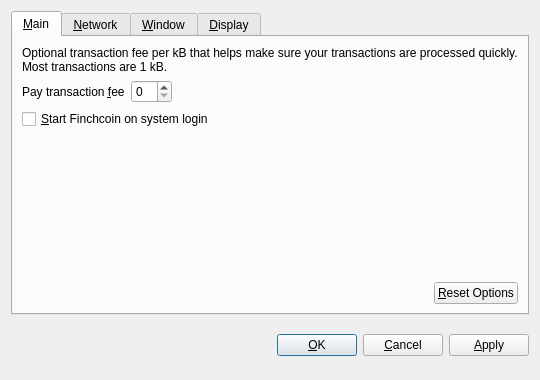
<?xml version="1.0" encoding="UTF-8"?>
<ui version="4.0">
 <class>OptionsDialog</class>
 <widget class="QDialog" name="OptionsDialog">
  <property name="geometry">
   <rect>
    <x>0</x>
    <y>0</y>
    <width>540</width>
    <height>380</height>
   </rect>
  </property>
  <property name="windowTitle">
   <string>Options</string>
  </property>
  <property name="modal">
   <bool>true</bool>
  </property>
  <layout class="QVBoxLayout" name="verticalLayout">
   <item>
    <widget class="QTabWidget" name="tabWidget">
     <property name="tabPosition">
      <enum>QTabWidget::North</enum>
     </property>
     <property name="currentIndex">
      <number>0</number>
     </property>
     <widget class="QWidget" name="tabMain">
      <attribute name="title">
       <string>&amp;Main</string>
      </attribute>
      <layout class="QVBoxLayout" name="verticalLayout_Main">
       <item>
        <widget class="QLabel" name="transactionFeeInfoLabel">
         <property name="text">
          <string>Optional transaction fee per kB that helps make sure your transactions are processed quickly. Most transactions are 1 kB.</string>
         </property>
         <property name="textFormat">
          <enum>Qt::PlainText</enum>
         </property>
         <property name="wordWrap">
          <bool>true</bool>
         </property>
        </widget>
       </item>
       <item>
        <layout class="QHBoxLayout" name="horizontalLayout_1_Main">
         <item>
          <widget class="QLabel" name="transactionFeeLabel">
           <property name="text">
            <string>Pay transaction &amp;fee</string>
           </property>
           <property name="textFormat">
            <enum>Qt::PlainText</enum>
           </property>
           <property name="buddy">
            <cstring>transactionFee</cstring>
           </property>
          </widget>
         </item>
         <item>
          <widget class="BitcoinAmountField" name="transactionFee"/>
         </item>
         <item>
          <spacer name="horizontalSpacer_1_Main">
           <property name="orientation">
            <enum>Qt::Horizontal</enum>
           </property>
           <property name="sizeHint" stdset="0">
            <size>
             <width>40</width>
             <height>20</height>
            </size>
           </property>
          </spacer>
         </item>
        </layout>
       </item>
       <item>
        <widget class="QCheckBox" name="bitcoinAtStartup">
         <property name="toolTip">
          <string>Automatically start Finchcoin after logging in to the system.</string>
         </property>
         <property name="text">
          <string>&amp;Start Finchcoin on system login</string>
         </property>
        </widget>
       </item>
       <item>
        <spacer name="verticalSpacer_Main">
         <property name="orientation">
          <enum>Qt::Vertical</enum>
         </property>
         <property name="sizeHint" stdset="0">
          <size>
           <width>20</width>
           <height>40</height>
          </size>
         </property>
        </spacer>
       </item>
       <item>
        <layout class="QHBoxLayout" name="horizontalLayout_2_Main">
         <item>
          <spacer name="horizontalSpacer_2_Main">
           <property name="orientation">
            <enum>Qt::Horizontal</enum>
           </property>
           <property name="sizeHint" stdset="0">
            <size>
             <width>40</width>
             <height>20</height>
            </size>
           </property>
          </spacer>
         </item>
         <item>
          <widget class="QPushButton" name="resetButton">
           <property name="toolTip">
            <string>Reset all client options to default.</string>
           </property>
           <property name="text">
            <string>&amp;Reset Options</string>
           </property>
           <property name="autoDefault">
            <bool>false</bool>
           </property>
          </widget>
         </item>
        </layout>
       </item>
      </layout>
     </widget>
     <widget class="QWidget" name="tabNetwork">
      <attribute name="title">
       <string>&amp;Network</string>
      </attribute>
      <layout class="QVBoxLayout" name="verticalLayout_Network">
       <item>
        <widget class="QCheckBox" name="mapPortUpnp">
         <property name="toolTip">
          <string>Automatically open the Finchcoin client port on the router. This only works when your router supports UPnP and it is enabled.</string>
         </property>
         <property name="text">
          <string>Map port using &amp;UPnP</string>
         </property>
        </widget>
       </item>
       <item>
        <widget class="QCheckBox" name="connectSocks">
         <property name="toolTip">
          <string>Connect to the Finchcoin network through a SOCKS proxy (e.g. when connecting through Tor).</string>
         </property>
         <property name="text">
          <string>&amp;Connect through SOCKS proxy:</string>
         </property>
        </widget>
       </item>
       <item>
        <layout class="QHBoxLayout" name="horizontalLayout_Network">
         <item>
          <widget class="QLabel" name="proxyIpLabel">
           <property name="text">
            <string>Proxy &amp;IP:</string>
           </property>
           <property name="textFormat">
            <enum>Qt::PlainText</enum>
           </property>
           <property name="buddy">
            <cstring>proxyIp</cstring>
           </property>
          </widget>
         </item>
         <item>
          <widget class="QValidatedLineEdit" name="proxyIp">
           <property name="maximumSize">
            <size>
             <width>140</width>
             <height>16777215</height>
            </size>
           </property>
           <property name="toolTip">
            <string>IP address of the proxy (e.g. 127.0.0.1)</string>
           </property>
          </widget>
         </item>
         <item>
          <widget class="QLabel" name="proxyPortLabel">
           <property name="text">
            <string>&amp;Port:</string>
           </property>
           <property name="textFormat">
            <enum>Qt::PlainText</enum>
           </property>
           <property name="buddy">
            <cstring>proxyPort</cstring>
           </property>
          </widget>
         </item>
         <item>
          <widget class="QLineEdit" name="proxyPort">
           <property name="maximumSize">
            <size>
             <width>55</width>
             <height>16777215</height>
            </size>
           </property>
           <property name="toolTip">
            <string>Port of the proxy (e.g. 9050)</string>
           </property>
          </widget>
         </item>
         <item>
          <widget class="QLabel" name="socksVersionLabel">
           <property name="text">
            <string>SOCKS &amp;Version:</string>
           </property>
           <property name="textFormat">
            <enum>Qt::PlainText</enum>
           </property>
           <property name="buddy">
            <cstring>socksVersion</cstring>
           </property>
          </widget>
         </item>
         <item>
          <widget class="QValueComboBox" name="socksVersion">
           <property name="toolTip">
            <string>SOCKS version of the proxy (e.g. 5)</string>
           </property>
          </widget>
         </item>
         <item>
          <spacer name="horizontalSpacer_Network">
           <property name="orientation">
            <enum>Qt::Horizontal</enum>
           </property>
           <property name="sizeHint" stdset="0">
            <size>
             <width>40</width>
             <height>20</height>
            </size>
           </property>
          </spacer>
         </item>
        </layout>
       </item>
       <item>
        <spacer name="verticalSpacer_Network">
         <property name="orientation">
          <enum>Qt::Vertical</enum>
         </property>
         <property name="sizeHint" stdset="0">
          <size>
           <width>20</width>
           <height>40</height>
          </size>
         </property>
        </spacer>
       </item>
      </layout>
     </widget>
     <widget class="QWidget" name="tabWindow">
      <attribute name="title">
       <string>&amp;Window</string>
      </attribute>
      <layout class="QVBoxLayout" name="verticalLayout_Window">
       <item>
        <widget class="QCheckBox" name="minimizeToTray">
         <property name="toolTip">
          <string>Show only a tray icon after minimizing the window.</string>
         </property>
         <property name="text">
          <string>&amp;Minimize to the tray instead of the taskbar</string>
         </property>
        </widget>
       </item>
       <item>
        <widget class="QCheckBox" name="minimizeOnClose">
         <property name="toolTip">
          <string>Minimize instead of exit the application when the window is closed. When this option is enabled, the application will be closed only after selecting Quit in the menu.</string>
         </property>
         <property name="text">
          <string>M&amp;inimize on close</string>
         </property>
        </widget>
       </item>
       <item>
        <spacer name="verticalSpacer_Window">
         <property name="orientation">
          <enum>Qt::Vertical</enum>
         </property>
         <property name="sizeHint" stdset="0">
          <size>
           <width>20</width>
           <height>40</height>
          </size>
         </property>
        </spacer>
       </item>
      </layout>
     </widget>
     <widget class="QWidget" name="tabDisplay">
      <attribute name="title">
       <string>&amp;Display</string>
      </attribute>
      <layout class="QVBoxLayout" name="verticalLayout_Display">
       <item>
        <layout class="QHBoxLayout" name="horizontalLayout_1_Display">
         <item>
          <widget class="QLabel" name="langLabel">
           <property name="text">
            <string>User Interface &amp;language:</string>
           </property>
           <property name="textFormat">
            <enum>Qt::PlainText</enum>
           </property>
           <property name="buddy">
            <cstring>lang</cstring>
           </property>
          </widget>
         </item>
         <item>
          <widget class="QValueComboBox" name="lang">
           <property name="toolTip">
            <string>The user interface language can be set here. This setting will take effect after restarting Finchcoin.</string>
           </property>
          </widget>
         </item>
        </layout>
       </item>
       <item>
        <layout class="QHBoxLayout" name="horizontalLayout_2_Display">
         <item>
          <widget class="QLabel" name="unitLabel">
           <property name="text">
            <string>&amp;Unit to show amounts in:</string>
           </property>
           <property name="textFormat">
            <enum>Qt::PlainText</enum>
           </property>
           <property name="buddy">
            <cstring>unit</cstring>
           </property>
          </widget>
         </item>
         <item>
          <widget class="QValueComboBox" name="unit">
           <property name="toolTip">
            <string>Choose the default subdivision unit to show in the interface and when sending coins.</string>
           </property>
          </widget>
         </item>
        </layout>
       </item>
       <item>
        <widget class="QCheckBox" name="displayAddresses">
         <property name="toolTip">
          <string>Whether to show Finchcoin addresses in the transaction list or not.</string>
         </property>
         <property name="text">
          <string>&amp;Display addresses in transaction list</string>
         </property>
        </widget>
       </item>
       <item>
        <spacer name="verticalSpacer_Display">
         <property name="orientation">
          <enum>Qt::Vertical</enum>
         </property>
         <property name="sizeHint" stdset="0">
          <size>
           <width>20</width>
           <height>40</height>
          </size>
         </property>
        </spacer>
       </item>
      </layout>
     </widget>
    </widget>
   </item>
   <item>
    <layout class="QHBoxLayout" name="horizontalLayout_Buttons">
     <item>
      <spacer name="horizontalSpacer_1">
       <property name="orientation">
        <enum>Qt::Horizontal</enum>
       </property>
       <property name="sizeHint" stdset="0">
        <size>
         <width>40</width>
         <height>48</height>
        </size>
       </property>
      </spacer>
     </item>
     <item>
      <widget class="QLabel" name="statusLabel">
       <property name="font">
        <font>
         <weight>75</weight>
         <bold>true</bold>
        </font>
       </property>
       <property name="text">
        <string/>
       </property>
       <property name="textFormat">
        <enum>Qt::PlainText</enum>
       </property>
       <property name="wordWrap">
        <bool>true</bool>
       </property>
      </widget>
     </item>
     <item>
      <spacer name="horizontalSpacer_2">
       <property name="orientation">
        <enum>Qt::Horizontal</enum>
       </property>
       <property name="sizeHint" stdset="0">
        <size>
         <width>40</width>
         <height>48</height>
        </size>
       </property>
      </spacer>
     </item>
     <item>
      <widget class="QPushButton" name="okButton">
       <property name="text">
        <string>&amp;OK</string>
       </property>
      </widget>
     </item>
     <item>
      <widget class="QPushButton" name="cancelButton">
       <property name="text">
        <string>&amp;Cancel</string>
       </property>
       <property name="autoDefault">
        <bool>false</bool>
       </property>
      </widget>
     </item>
     <item>
      <widget class="QPushButton" name="applyButton">
       <property name="text">
        <string>&amp;Apply</string>
       </property>
       <property name="autoDefault">
        <bool>false</bool>
       </property>
      </widget>
     </item>
    </layout>
   </item>
  </layout>
 </widget>
 <customwidgets>
  <customwidget>
   <class>BitcoinAmountField</class>
   <extends>QSpinBox</extends>
   <header>bitcoinamountfield.h</header>
  </customwidget>
  <customwidget>
   <class>QValueComboBox</class>
   <extends>QComboBox</extends>
   <header>qvaluecombobox.h</header>
  </customwidget>
  <customwidget>
   <class>QValidatedLineEdit</class>
   <extends>QLineEdit</extends>
   <header>qvalidatedlineedit.h</header>
  </customwidget>
 </customwidgets>
 <resources/>
 <connections/>
</ui>
